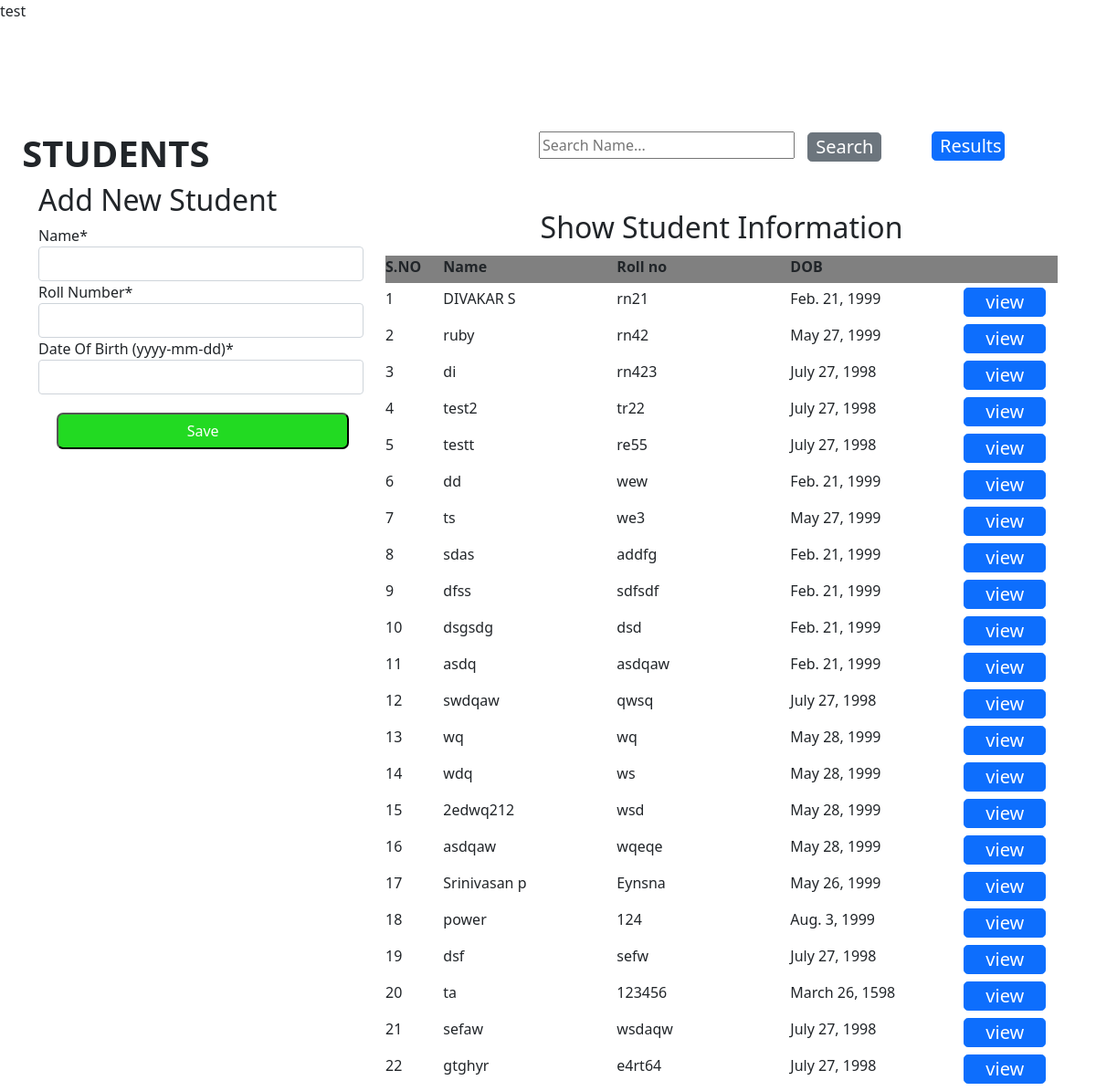
Screenshot of /api/student with the database file from the repository.
### student/models.py (models this page shows, shortened)
class Students(models.Model):
    name = models.CharField('Name',max_length=200)
    roll_no = models.CharField('Roll Number',max_length=200,unique=True)
    dob =  models.DateField('Date Of Birth (yyyy-mm-dd)')

### student/views.py (the view)
# urls.py: path('api/student', views.student, name='student'),
def student(request):
    form = Cstudent_dbf(request.POST or None)
    if form.is_valid():
        form.save()
        form = Cstudent_dbf()
    context = {
        'form': form,
        'std': Students.objects.all()
    }
    return render(request,'student.html',context)

### student/forms.py
class Cstudent_dbf(forms.ModelForm):
    class Meta:
        model = Students
        fields = ['name','roll_no','dob']

### student/templates/student.html (shortened to what this page needs)
{% extends 'base.html' %}
{% load crispy_forms_tags %}
{% block content %}
<div class='row'>
    <div class='col-5'>
        <h1 id='title'>STUDENTS</h1>
    </div>
    <div class='col-5'>
        <div class='srb'>
            <form action="{% url 'search' %}" method="POST">
                <input type="search" id="srt" placeholder="Search Name..." name="ss">
                <input class="btn btn-secondary btn-lg px-2 py-0" id="sr"
                    type="submit" value="Search">
            </form>
        </div>
    </div>
    <div class='col'>
        <a href="{% url 'result' %}" >
            <button type="button" class="btn btn-primary btn-lg px-2 py-0" id="move">
                Results
            </button>
        </a>
    </div>
</div>
<div class='container'>
<div class='row'>
    <div class='col-4' id='add'>
        <div class='st'>
        <form method='POST'>{% csrf_token %}
            <h2>Add New Student</h2>
            {{ form|crispy }}
            <input id='bb' type="submit" value="Save" >
        </form>
    </div>
    </div>
    <div class='col-8'>
        <div class='sf'><center><h2>Show Student Information</h2></center></div>
        <div class='sw'>
        <div class="row">
            <div class='col-1'>
                <b>S.NO</b>
            </div>
            <div class='col-3'>
                <b>Name</b>
            </div>
            <div class='col-3'>
                <b>Roll no</b>
            </div>
            <div class='col-3'>
                <b> DOB</b>
            </div>
        </div>
        </div>
    {% if std %}
        {% for i in std %}
                <div class="row">
                    <div class='col-1'>
                            <p>{{ forloop.counter }}</p>
                    </div>
                    <div class='col-3'>
                        <p>{{ i.name }}</p>
                    </div>
                    <div class='col-3'>
                        <p>{{ i.roll_no }}</p>
                    </div>
                    <div class='col-3'>
                        <p>{{ i.dob }}</p>
                    </div>
                    <div class='col-1'>
                        <a href="{% url 'mark' i.id %}">
                            <button id='v' type="submit" class="btn btn-primary btn-lg px-2 py-0" >
                                view
                            </button>
                        </a>
                    </div>
                </div>
        {% endfor %}
    {% endif %}
    </div>
</div>
</div>
{% endblock %}

### student/templates/base.html (shortened to what this page needs)
{% load static %}
<!doctype html>
<html lang="en">
<head>
    <link href="https://cdn.jsdelivr.net/npm/bootstrap@5.1.0/dist/css/bootstrap.min.css" rel="stylesheet"
        href="https://maxcdn.bootstrapcdn.com/font-awesome/4.4.0/css/font-awesome.min.css">
    <link href="https://cdn.jsdelivr.net/npm/bootstrap@5.1.0/dist/css/bootstrap.min.css" rel="stylesheet">
    <link href="{%static 'css/main.css'%}" rel="stylesheet">
</head>
<body>
    <div id='msg' >
        test {% include 'msg.html' %}
    </div>
    <br /><br />
    <br /><br /><br />
    {% block content %}
    {% endblock %}
</body>
</html>

### student/static/css/main.css (style rules this page uses)
h1 { font-weight: 700; margin-left: 5%; }
#bb { margin: 20px; width: 90%; height: 40px; color: rgb(252, 253, 251); background-color: rgb(34, 218, 34); border-radius: 7px; }
.st { position:sticky; top:200px; }
.sf { padding-top: 30px; height: 80px; position:sticky; background-color: rgb(255, 255, 255); top:0px; }
.sw { height: 30px; background-color: grey; position:sticky; top:80px; margin-bottom: 5px; }
#move { width: 80px; }
#v { width: 90px; }
.srb { margin-left:80px ; }
#sr { font-weight: 10px; margin-left: 10px; }
#srt { width:280px; }

### rows the page displays
Students: name "DIVAKAR S", roll_no "rn21", dob "Feb. 21, 1999"
Students: name "ruby", roll_no "rn42", dob "May 27, 1999"
Students: name "di", roll_no "rn423", dob "July 27, 1998"
Students: name "test2", roll_no "tr22", dob "July 27, 1998"
Students: name "testt", roll_no "re55", dob "July 27, 1998"
Students: name "dd", roll_no "wew", dob "Feb. 21, 1999"
Students: name "ts", roll_no "we3", dob "May 27, 1999"
Students: name "sdas", roll_no "addfg", dob "Feb. 21, 1999"
Students: name "dfss", roll_no "sdfsdf", dob "Feb. 21, 1999"
Students: name "dsgsdg", roll_no "dsd", dob "Feb. 21, 1999"
Students: name "asdq", roll_no "asdqaw", dob "Feb. 21, 1999"
Students: name "swdqaw", roll_no "qwsq", dob "July 27, 1998"
Students: name "wq", roll_no "wq", dob "May 28, 1999"
Students: name "wdq", roll_no "ws", dob "May 28, 1999"
Students: name "2edwq212", roll_no "wsd", dob "May 28, 1999"
Students: name "asdqaw", roll_no "wqeqe", dob "May 28, 1999"
Students: name "Srinivasan p", roll_no "Eynsna", dob "May 26, 1999"
Students: name "power", roll_no "124", dob "Aug. 3, 1999"
Students: name "dsf", roll_no "sefw", dob "July 27, 1998"
Students: name "ta", roll_no "123456", dob "March 26, 1598"
Students: name "sefaw", roll_no "wsdaqw", dob "July 27, 1998"
Students: name "gtghyr", roll_no "e4rt64", dob "July 27, 1998"
